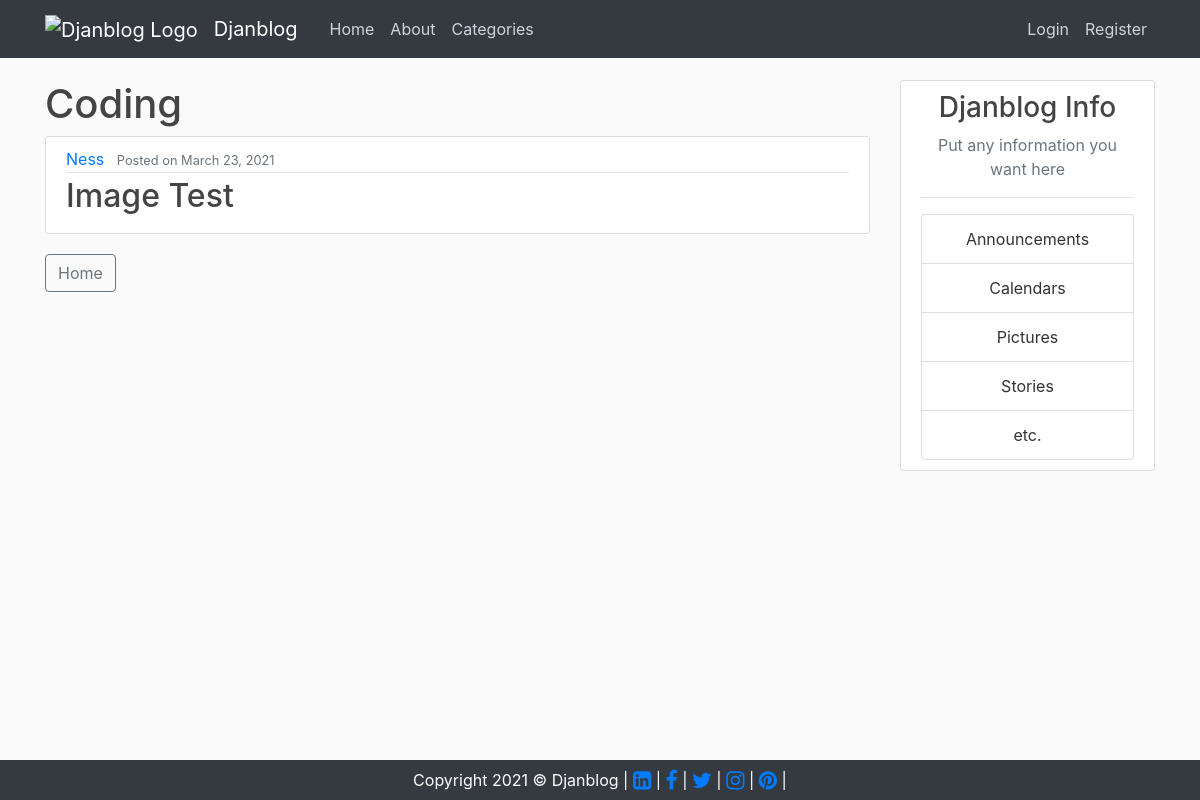
/category/coding/, run on the app's committed database.
### blog/models.py (models this page shows, shortened)
class Post(models.Model):  # Models for Posts
    title = models.CharField(max_length=300)
    title_tag = models.CharField(max_length=300)
    category = models.CharField(max_length=200, default='Null')
    snippet = models.CharField(max_length=800)
    body = RichTextField(blank=True, null=True)
    author = models.ForeignKey(User, on_delete=models.CASCADE)
    date_posted = models.DateTimeField(default=timezone.now)
    likes = models.ManyToManyField(User, related_name='blog_posts')

### blog/views.py (the view)
# urls.py: path('category/<str:cats>/', views.category, name='category'),
def category(request, cats):
    category_posts = Post.objects.filter(category=cats.replace('-', ' '))
    return render(request, 'blog/categories.html', {'cats': cats.title().replace('-', ' '), 'category_posts': category_posts})

### blog/templates/blog/categories.html (shortened to what this page needs)
{% extends "blog/base.html" %}
{% block content %}
{% if category_posts %}
<h1>{{cats}}</h1>
{% for post in category_posts %}
<article class="media content-section">
    <div class="media-body">
        <div class="article-metadata">
            <a class="mr-2" href="{% url 'user-posts' post.author.username %}">{{ post.author }}</a>
            <small class="text-muted">Posted on {{ post.date_posted|date:"F d, Y" }}</small>
        </div>
        <h2><a class="article-title" href="{% url 'post-detail' post.id %}">{{ post.title }}</a></h2>
    </div>
</article>
{% endfor %}
{% else %}
<h2>Sorry, there is no post related to this category</h2>
{% endif %}
<a class="btn btn-outline-secondary" href="{% url 'home' %}">Home</a><br><br>
{% endblock content %}

### blog/static/css/style.css (style rules this page uses)
body { background: #fafafa; color: #333333; margin-top: 5rem; }
h1, h2, h3, h4, h5, h6 { color: #444444; }
.content-section { background: #ffffff; padding: 10px 20px; border: 1px solid #dddddd; border-radius: 3px; margin-bottom: 20px; }
.article-title { color: #444444; }
.article-metadata { padding-bottom: 1px; margin-bottom: 4px; border-bottom: 1px solid #e3e3e3 }

### data on the page
Post: category "Coding", author "Ness", date_posted "March 23, 2021", title "Image Test"
